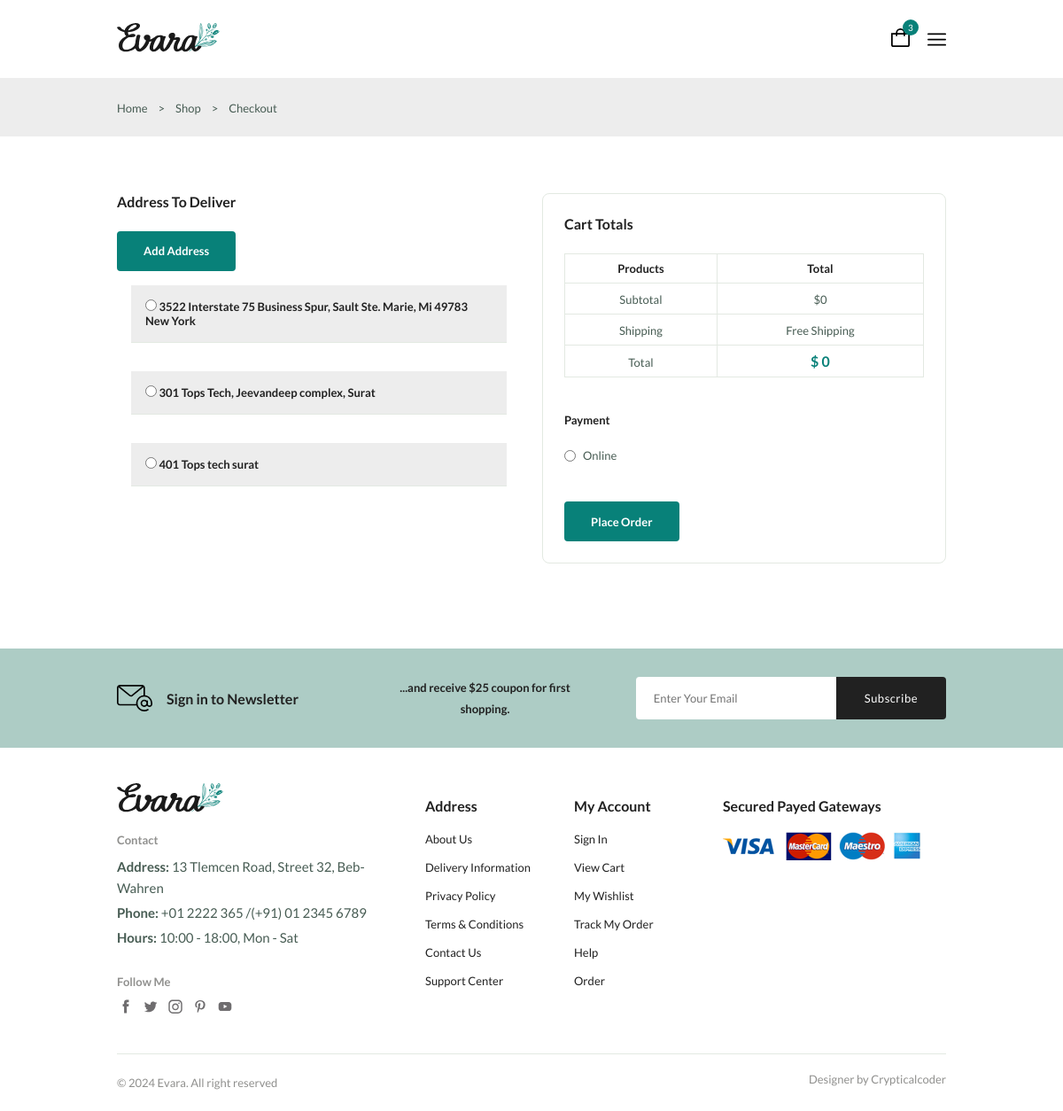
The app's page /checkout (signed in) with its own data.
### myapp/models.py (models this page shows)
class UserAddress(models.Model):
    user = models.ForeignKey(User,on_delete=models.CASCADE)
    address = models.CharField(max_length=200)

### myapp/views.py (the view)
# urls.py: path("checkout",checkout,name="checkout"),
@login_required(login_url="loginregister")
def checkout(request):
    cartdata = Cart.objects.filter(user=request.user)
    addressdata = UserAddress.objects.filter(user=request.user)
    sum = 0
    for cart in cartdata:
        sum += cart.qty*cart.product.price
    return render(request,"checkout.html",{"carts":cartdata,"total":sum,"addresses":addressdata})

### myapp/templates/checkout.html (shortened to what this page needs)
{%extends 'base.html'%}
{%block 'body'%}
      <section class="breadcrumb">
        <ul class="breadcrumb__list flex container">
          <li><a href="index.html" class="breadcrumb__link">Home</a></li>
          <li><span class="breadcrumb__link">></span></li>
          <li><span class="breadcrumb__link">Shop</span></li>
          <li><span class="breadcrumb__link">></span></li>
          <li><span class="breadcrumb__link">Checkout</span></li>
        </ul>
      </section>
      <section class="checkout section--lg">
        <div class="checkout__container container grid">
          <div class="checkout__group">
            <h3 class="section__title">Address To Deliver</h3>
            <a href="{%url 'accounts'%}" class="btn btn--md">Add Address</a>
            {%for adr in addresses%}
            <div class='tab__body'><h3 class='tab__header'>
              <input type="radio" value="{{adr.id}}" name="address" id="adr"> {{adr.address}}
            </h3></div>
            {%endfor%}
          </div>
          <div class="checkout__group">
            <h3 class="section__title">Cart Totals</h3>
            <table class="order__table">
              <thead>
                <tr>
                  <th colspan="2">Products</th>
                  <th>Total</th>
                </tr>
              </thead>
              <tbody>
                <tr>
                  <td><span class="order__subtitle">Subtotal</span></td>
                  <td colspan="2"><span class="table__price">${{total}}</span></td>
                </tr>
                <tr>
                  <td><span class="order__subtitle">Shipping</span></td>
                  <td colspan="2">
                    <span class="table__price">Free Shipping</span>
                  </td>
                </tr>
                <tr>
                  <td><span class="order__subtitle">Total</span></td>
                  <td colspan="2">
                    <span class="order__grand-total">$<span id="amt"> {{total}}</span></span>
                  </td>
                </tr>
              </tbody>
            </table>
            <div class="payment__methods">
              <h3 class="checkout__title payment__title">Payment</h3>
              <div class="payment__option flex">
                <input
                  type="radio"
                  name="radio"
                  id="l3"
                  class="payment__input"
                  value="Online"
                />
                <label for="l3" class="payment__label">Online</label>
              </div>
            </div>
            <button class="btn btn--md"  id="makepayment">Place Order</button>
          </div>
        </div>
      </section>
   {%endblock 'body'%}

### records on screen
UserAddress: address "3522 Interstate 75 Business Spur, Sault Ste. Marie, Mi 49783 New York"
UserAddress: address "301 Tops Tech, Jeevandeep complex, Surat"
UserAddress: address "401 Tops tech surat"

### other values on screen
{{ total }} "0"
